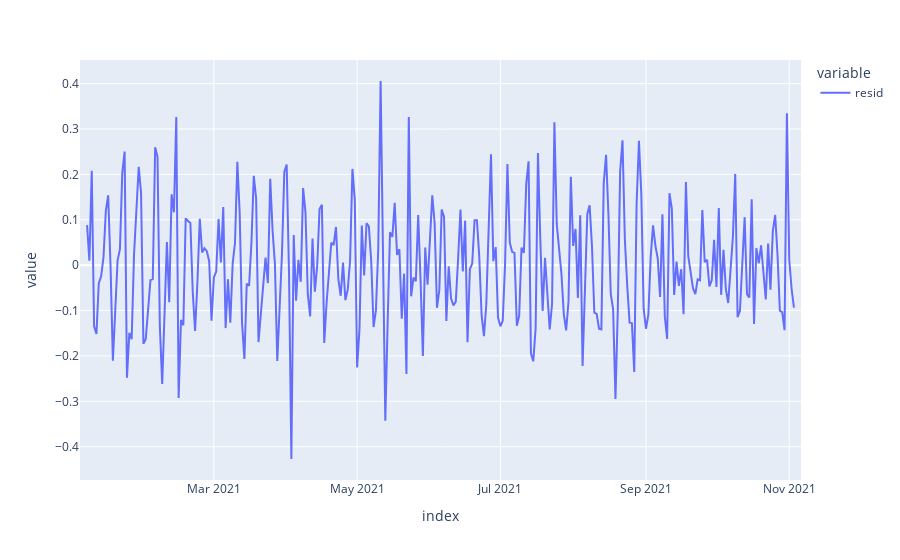

Here is the notebook cell this chart was saved with:
### Code cell
decomp_log = decomp = seasonal_decompose(ts.log_n_orders, model='additive')
decomp_log.resid.plot()

### Figure 1 — Plotly figure (JSON) as saved in the notebook; plotly's stock layout.template omitted (floating-point values rounded to 4 significant figures; data arrays with more than 128 entries replaced by an {"elided": "..."} marker saying what was removed)
{"data": [{"hovertemplate": "variable=resid<br>index=%{x}<br>value=%{y}<extra></extra>", "legendgroup": "resid", "line": {"color": "#636efa", "dash": "solid"}, "marker": {"symbol": "circle"}, "mode": "lines", "name": "resid", "orientation": "v", "showlegend": true, "type": "scatter", "x": {"elided": "308 str values"}, "xaxis": "x", "y": {"elided": "308 float values"}, "yaxis": "y"}], "layout": {"legend": {"title": {"text": "variable"}, "tracegroupgap": 0}, "margin": {"t": 60}, "xaxis": {"anchor": "y", "domain": [0, 1], "title": {"text": "index"}}, "yaxis": {"anchor": "x", "domain": [0, 1], "title": {"text": "value"}}}}
